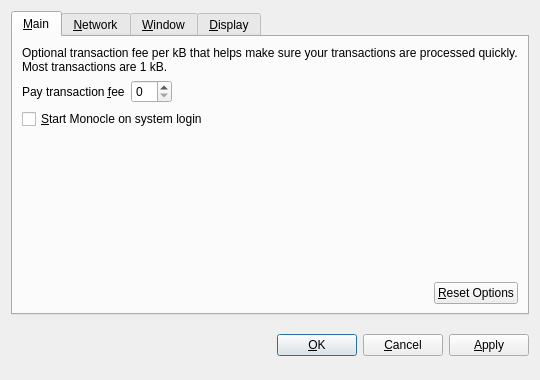
<?xml version="1.0" encoding="UTF-8"?>
<ui version="4.0">
 <class>OptionsDialog</class>
 <widget class="QDialog" name="OptionsDialog">
  <property name="geometry">
   <rect>
    <x>0</x>
    <y>0</y>
    <width>540</width>
    <height>380</height>
   </rect>
  </property>
  <property name="windowTitle">
   <string>Options</string>
  </property>
  <property name="modal">
   <bool>true</bool>
  </property>
  <layout class="QVBoxLayout" name="verticalLayout">
   <item>
    <widget class="QTabWidget" name="tabWidget">
     <property name="tabPosition">
      <enum>QTabWidget::North</enum>
     </property>
     <property name="currentIndex">
      <number>0</number>
     </property>
     <widget class="QWidget" name="tabMain">
      <attribute name="title">
       <string>&amp;Main</string>
      </attribute>
      <layout class="QVBoxLayout" name="verticalLayout_Main">
       <item>
        <widget class="QLabel" name="transactionFeeInfoLabel">
         <property name="text">
          <string>Optional transaction fee per kB that helps make sure your transactions are processed quickly. Most transactions are 1 kB.</string>
         </property>
         <property name="textFormat">
          <enum>Qt::PlainText</enum>
         </property>
         <property name="wordWrap">
          <bool>true</bool>
         </property>
        </widget>
       </item>
       <item>
        <layout class="QHBoxLayout" name="horizontalLayout_1_Main">
         <item>
          <widget class="QLabel" name="transactionFeeLabel">
           <property name="text">
            <string>Pay transaction &amp;fee</string>
           </property>
           <property name="textFormat">
            <enum>Qt::PlainText</enum>
           </property>
           <property name="buddy">
            <cstring>transactionFee</cstring>
           </property>
          </widget>
         </item>
         <item>
          <widget class="BitcoinAmountField" name="transactionFee"/>
         </item>
         <item>
          <spacer name="horizontalSpacer_1_Main">
           <property name="orientation">
            <enum>Qt::Horizontal</enum>
           </property>
           <property name="sizeHint" stdset="0">
            <size>
             <width>40</width>
             <height>20</height>
            </size>
           </property>
          </spacer>
         </item>
        </layout>
       </item>
       <item>
        <widget class="QCheckBox" name="bitcoinAtStartup">
         <property name="toolTip">
          <string>Automatically start Monocle after logging in to the system.</string>
         </property>
         <property name="text">
          <string>&amp;Start Monocle on system login</string>
         </property>
        </widget>
       </item>
       <item>
        <spacer name="verticalSpacer_Main">
         <property name="orientation">
          <enum>Qt::Vertical</enum>
         </property>
         <property name="sizeHint" stdset="0">
          <size>
           <width>20</width>
           <height>40</height>
          </size>
         </property>
        </spacer>
       </item>
       <item>
        <layout class="QHBoxLayout" name="horizontalLayout_2_Main">
         <item>
          <spacer name="horizontalSpacer_2_Main">
           <property name="orientation">
            <enum>Qt::Horizontal</enum>
           </property>
           <property name="sizeHint" stdset="0">
            <size>
             <width>40</width>
             <height>20</height>
            </size>
           </property>
          </spacer>
         </item>
         <item>
          <widget class="QPushButton" name="resetButton">
           <property name="toolTip">
            <string>Reset all client options to default.</string>
           </property>
           <property name="text">
            <string>&amp;Reset Options</string>
           </property>
           <property name="autoDefault">
            <bool>false</bool>
           </property>
          </widget>
         </item>
        </layout>
       </item>
      </layout>
     </widget>
     <widget class="QWidget" name="tabNetwork">
      <attribute name="title">
       <string>&amp;Network</string>
      </attribute>
      <layout class="QVBoxLayout" name="verticalLayout_Network">
       <item>
        <widget class="QCheckBox" name="mapPortUpnp">
         <property name="toolTip">
          <string>Automatically open the Monocle client port on the router. This only works when your router supports UPnP and it is enabled.</string>
         </property>
         <property name="text">
          <string>Map port using &amp;UPnP</string>
         </property>
        </widget>
       </item>
       <item>
        <widget class="QCheckBox" name="connectSocks">
         <property name="toolTip">
          <string>Connect to the Monocle network through a SOCKS proxy (e.g. when connecting through Tor).</string>
         </property>
         <property name="text">
          <string>&amp;Connect through SOCKS proxy:</string>
         </property>
        </widget>
       </item>
       <item>
        <layout class="QHBoxLayout" name="horizontalLayout_Network">
         <item>
          <widget class="QLabel" name="proxyIpLabel">
           <property name="text">
            <string>Proxy &amp;IP:</string>
           </property>
           <property name="textFormat">
            <enum>Qt::PlainText</enum>
           </property>
           <property name="buddy">
            <cstring>proxyIp</cstring>
           </property>
          </widget>
         </item>
         <item>
          <widget class="QValidatedLineEdit" name="proxyIp">
           <property name="maximumSize">
            <size>
             <width>140</width>
             <height>16777215</height>
            </size>
           </property>
           <property name="toolTip">
            <string>IP address of the proxy (e.g. 127.0.0.1)</string>
           </property>
          </widget>
         </item>
         <item>
          <widget class="QLabel" name="proxyPortLabel">
           <property name="text">
            <string>&amp;Port:</string>
           </property>
           <property name="textFormat">
            <enum>Qt::PlainText</enum>
           </property>
           <property name="buddy">
            <cstring>proxyPort</cstring>
           </property>
          </widget>
         </item>
         <item>
          <widget class="QLineEdit" name="proxyPort">
           <property name="maximumSize">
            <size>
             <width>55</width>
             <height>16777215</height>
            </size>
           </property>
           <property name="toolTip">
            <string>Port of the proxy (e.g. 9050)</string>
           </property>
          </widget>
         </item>
         <item>
          <widget class="QLabel" name="socksVersionLabel">
           <property name="text">
            <string>SOCKS &amp;Version:</string>
           </property>
           <property name="textFormat">
            <enum>Qt::PlainText</enum>
           </property>
           <property name="buddy">
            <cstring>socksVersion</cstring>
           </property>
          </widget>
         </item>
         <item>
          <widget class="QValueComboBox" name="socksVersion">
           <property name="toolTip">
            <string>SOCKS version of the proxy (e.g. 5)</string>
           </property>
          </widget>
         </item>
         <item>
          <spacer name="horizontalSpacer_Network">
           <property name="orientation">
            <enum>Qt::Horizontal</enum>
           </property>
           <property name="sizeHint" stdset="0">
            <size>
             <width>40</width>
             <height>20</height>
            </size>
           </property>
          </spacer>
         </item>
        </layout>
       </item>
       <item>
        <spacer name="verticalSpacer_Network">
         <property name="orientation">
          <enum>Qt::Vertical</enum>
         </property>
         <property name="sizeHint" stdset="0">
          <size>
           <width>20</width>
           <height>40</height>
          </size>
         </property>
        </spacer>
       </item>
      </layout>
     </widget>
     <widget class="QWidget" name="tabWindow">
      <attribute name="title">
       <string>&amp;Window</string>
      </attribute>
      <layout class="QVBoxLayout" name="verticalLayout_Window">
       <item>
        <widget class="QCheckBox" name="minimizeToTray">
         <property name="toolTip">
          <string>Show only a tray icon after minimizing the window.</string>
         </property>
         <property name="text">
          <string>&amp;Minimize to the tray instead of the taskbar</string>
         </property>
        </widget>
       </item>
       <item>
        <widget class="QCheckBox" name="minimizeOnClose">
         <property name="toolTip">
          <string>Minimize instead of exit the application when the window is closed. When this option is enabled, the application will be closed only after selecting Quit in the menu.</string>
         </property>
         <property name="text">
          <string>M&amp;inimize on close</string>
         </property>
        </widget>
       </item>
       <item>
        <spacer name="verticalSpacer_Window">
         <property name="orientation">
          <enum>Qt::Vertical</enum>
         </property>
         <property name="sizeHint" stdset="0">
          <size>
           <width>20</width>
           <height>40</height>
          </size>
         </property>
        </spacer>
       </item>
      </layout>
     </widget>
     <widget class="QWidget" name="tabDisplay">
      <attribute name="title">
       <string>&amp;Display</string>
      </attribute>
      <layout class="QVBoxLayout" name="verticalLayout_Display">
       <item>
        <layout class="QHBoxLayout" name="horizontalLayout_1_Display">
         <item>
          <widget class="QLabel" name="langLabel">
           <property name="text">
            <string>User Interface &amp;language:</string>
           </property>
           <property name="textFormat">
            <enum>Qt::PlainText</enum>
           </property>
           <property name="buddy">
            <cstring>lang</cstring>
           </property>
          </widget>
         </item>
         <item>
          <widget class="QValueComboBox" name="lang">
           <property name="toolTip">
            <string>The user interface language can be set here. This setting will take effect after restarting Monocle.</string>
           </property>
          </widget>
         </item>
        </layout>
       </item>
       <item>
        <layout class="QHBoxLayout" name="horizontalLayout_2_Display">
         <item>
          <widget class="QLabel" name="unitLabel">
           <property name="text">
            <string>&amp;Unit to show amounts in:</string>
           </property>
           <property name="textFormat">
            <enum>Qt::PlainText</enum>
           </property>
           <property name="buddy">
            <cstring>unit</cstring>
           </property>
          </widget>
         </item>
         <item>
          <widget class="QValueComboBox" name="unit">
           <property name="toolTip">
            <string>Choose the default subdivision unit to show in the interface and when sending coins.</string>
           </property>
          </widget>
         </item>
        </layout>
       </item>
       <item>
        <widget class="QCheckBox" name="displayAddresses">
         <property name="toolTip">
          <string>Whether to show Monocle addresses in the transaction list or not.</string>
         </property>
         <property name="text">
          <string>&amp;Display addresses in transaction list</string>
         </property>
        </widget>
       </item>
       <item>
        <widget class="QCheckBox" name="coinControlFeatures">
         <property name="toolTip">
          <string>Whether to show coin control features or not.</string>
         </property>
         <property name="text">
          <string>Display coin &amp;control features (experts only!)</string>
         </property>
        </widget>
       </item>
       <item>
        <spacer name="verticalSpacer_Display">
         <property name="orientation">
          <enum>Qt::Vertical</enum>
         </property>
         <property name="sizeHint" stdset="0">
          <size>
           <width>20</width>
           <height>40</height>
          </size>
         </property>
        </spacer>
       </item>
      </layout>
     </widget>
    </widget>
   </item>
   <item>
    <layout class="QHBoxLayout" name="horizontalLayout_Buttons">
     <item>
      <spacer name="horizontalSpacer_1">
       <property name="orientation">
        <enum>Qt::Horizontal</enum>
       </property>
       <property name="sizeHint" stdset="0">
        <size>
         <width>40</width>
         <height>48</height>
        </size>
       </property>
      </spacer>
     </item>
     <item>
      <widget class="QLabel" name="statusLabel">
       <property name="font">
        <font>
         <weight>75</weight>
         <bold>true</bold>
        </font>
       </property>
       <property name="text">
        <string/>
       </property>
       <property name="textFormat">
        <enum>Qt::PlainText</enum>
       </property>
       <property name="wordWrap">
        <bool>true</bool>
       </property>
      </widget>
     </item>
     <item>
      <spacer name="horizontalSpacer_2">
       <property name="orientation">
        <enum>Qt::Horizontal</enum>
       </property>
       <property name="sizeHint" stdset="0">
        <size>
         <width>40</width>
         <height>48</height>
        </size>
       </property>
      </spacer>
     </item>
     <item>
      <widget class="QPushButton" name="okButton">
       <property name="text">
        <string>&amp;OK</string>
       </property>
      </widget>
     </item>
     <item>
      <widget class="QPushButton" name="cancelButton">
       <property name="text">
        <string>&amp;Cancel</string>
       </property>
       <property name="autoDefault">
        <bool>false</bool>
       </property>
      </widget>
     </item>
     <item>
      <widget class="QPushButton" name="applyButton">
       <property name="text">
        <string>&amp;Apply</string>
       </property>
       <property name="autoDefault">
        <bool>false</bool>
       </property>
      </widget>
     </item>
    </layout>
   </item>
  </layout>
 </widget>
 <customwidgets>
  <customwidget>
   <class>BitcoinAmountField</class>
   <extends>QSpinBox</extends>
   <header>bitcoinamountfield.h</header>
  </customwidget>
  <customwidget>
   <class>QValueComboBox</class>
   <extends>QComboBox</extends>
   <header>qvaluecombobox.h</header>
  </customwidget>
  <customwidget>
   <class>QValidatedLineEdit</class>
   <extends>QLineEdit</extends>
   <header>qvalidatedlineedit.h</header>
  </customwidget>
 </customwidgets>
 <resources/>
 <connections/>
</ui>
